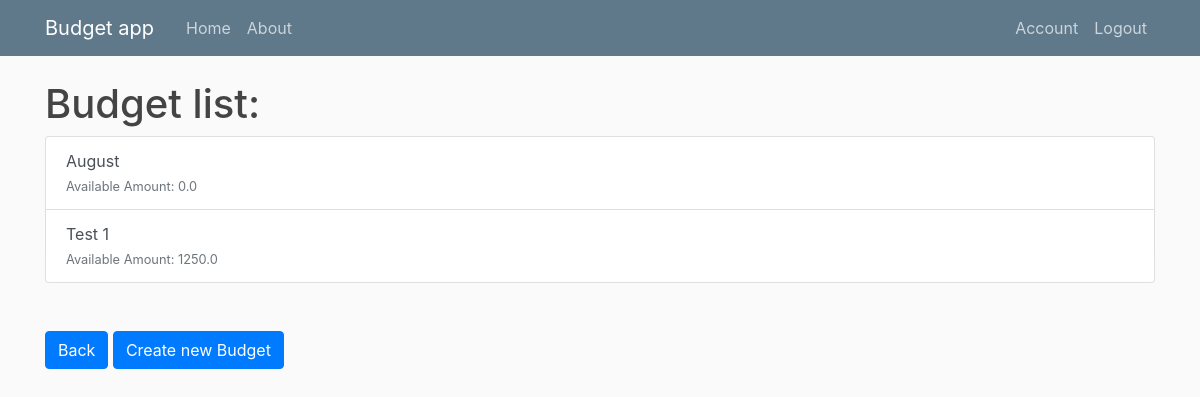
The app's page /budgets (signed in), older data.
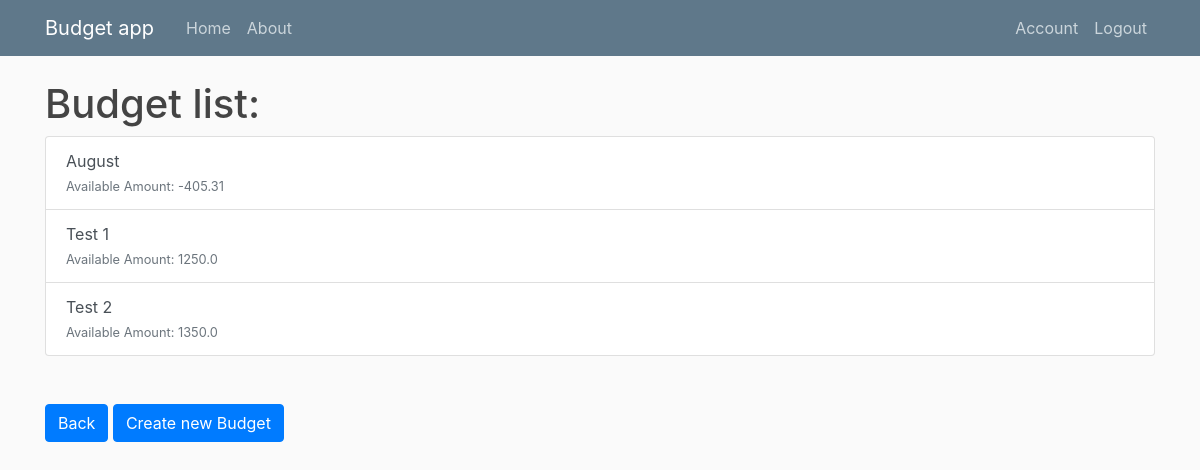
The same page, newer data.
### budget_app/models.py (models this page shows, shortened)
class Budget(db.Model):
    id  = db.Column(db.Integer,primary_key=True)
    name = db.Column(db.String)
    inicial_amount = db.Column(db.Float)
    saving_amount = db.Column(db.Float,nullable=True,default=0)
    available_amount = db.Column(db.Float,nullable=True,default=0)
    user_id = db.Column(db.Integer,db.ForeignKey('user.id'),nullable=False)

### budget_app/routes.py (the view)
@app.route('/budgets')
@login_required
def budgets():
    budgets = Budget.query.filter_by(user_id=current_user.id)
    return render_template('budgets.html',title='Budgets',budgets=budgets)

### budget_app/models.py (called while the page is built)
@login_manager.user_loader
def load_user(user_id):
    return User.query.get(int(user_id))

### budget_app/templates/budgets.html
{% extends "layout.html" %}
{% block content %}
<h1>Budget list:</h1>
<div class="list-group">
    {% for budget in budgets %}
    <a href="{{ url_for('budget',budget_id=budget.id) }}" class="list-group-item list-group-item-action">
        <div>
            {{ budget.name }}
        </div>
        <small class="text-muted">Available Amount: {{(budget.available_amount | round(2))}}</small>
    </a>
    {% endfor %}
</div>
<a class="btn btn-primary mt-5" href="{{ url_for('home') }}">Back</a>
<a class="btn btn-primary mt-5" href="{{ url_for('new_budget') }}">Create new Budget</a>
{% endblock %}

Row changes from the older to the newer data that the page shows:
changed Budget "August": available_amount "0.0" → "-405.31"
added Budget: name "Test 2", available_amount "1350.0"
